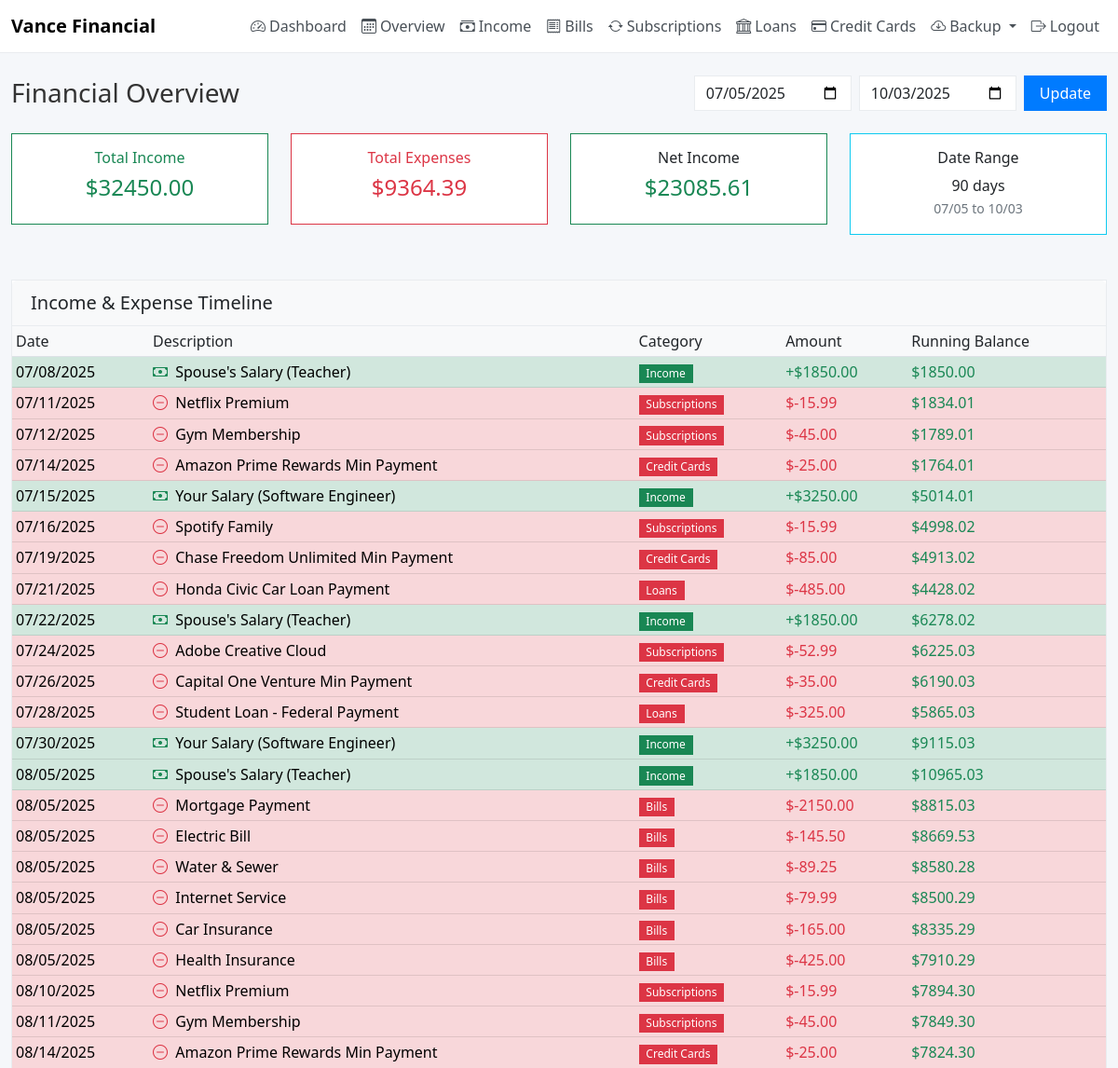
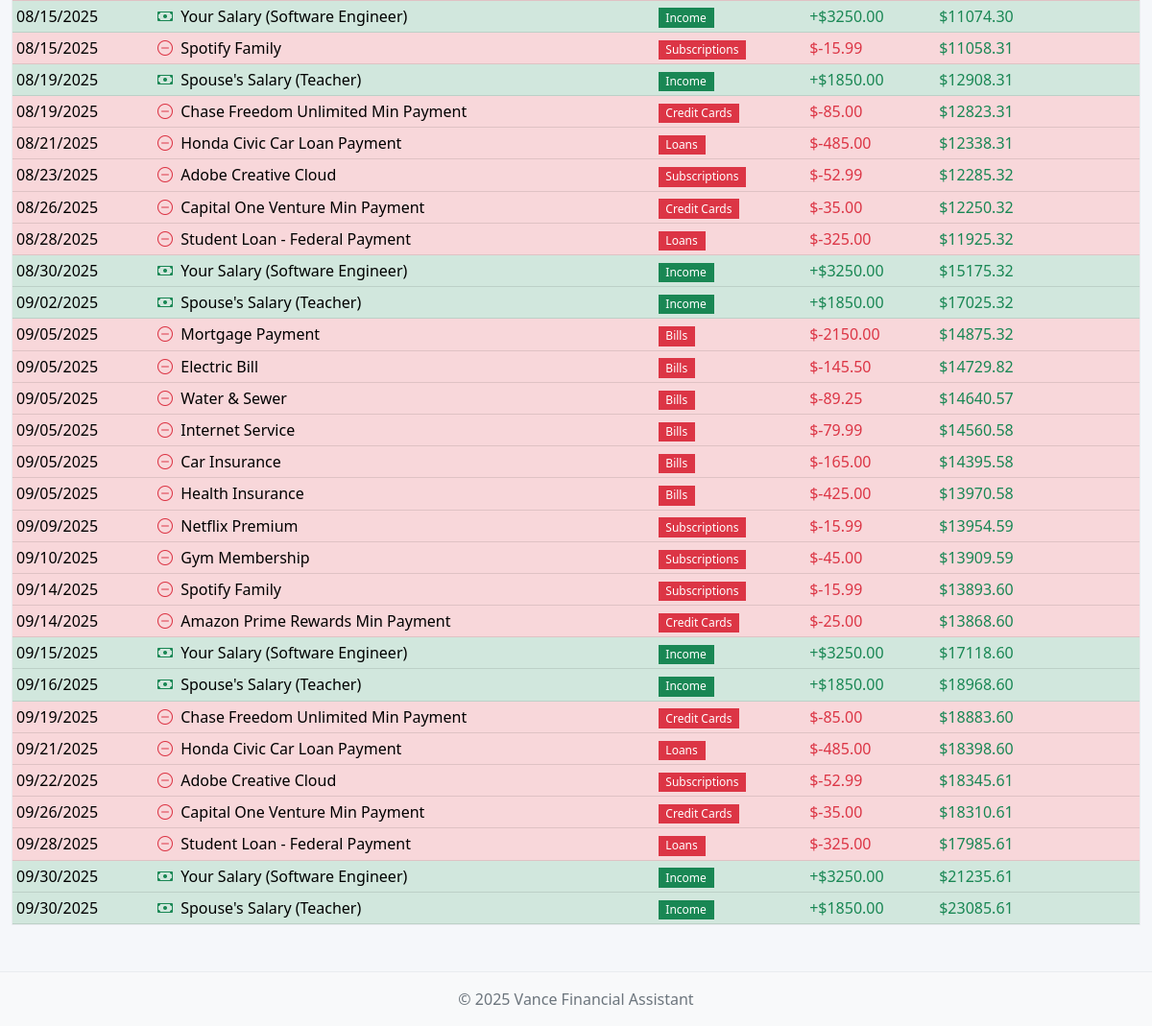
Page /overview (signed in) on the committed database (2 pictures, top to bottom).
### Vance_Financial_Assistant.py (models this page shows)
class IncomeSource(db.Model):
    id = db.Column(db.Integer, primary_key=True)
    name = db.Column(db.String(100), nullable=False)  # e.g., "Your Salary", "Wife's Salary"
    amount = db.Column(db.Float, nullable=False)  # Per payment amount
    frequency = db.Column(db.String(20), nullable=False)  # 'bimonthly', 'biweekly'
    payment_day_1 = db.Column(db.Integer)  # e.g., 15
    payment_day_2 = db.Column(db.Integer)  # e.g., 30 (or last day of month)
    next_payment_date = db.Column(db.Date)
    is_active = db.Column(db.Boolean, default=True)
    user_id = db.Column(db.Integer, db.ForeignKey('user.id'), nullable=False)

class Subscription(db.Model):
    id = db.Column(db.Integer, primary_key=True)
    name = db.Column(db.String(100), nullable=False)
    amount = db.Column(db.Float, nullable=False)
    billing_cycle = db.Column(db.String(20), nullable=False)  # Monthly, Yearly, Weekly
    next_billing_date = db.Column(db.Date, nullable=False)
    category = db.Column(db.String(50))  # Entertainment, Software, News, etc.
    is_active = db.Column(db.Boolean, default=True)
    auto_renew = db.Column(db.Boolean, default=True)
    user_id = db.Column(db.Integer, db.ForeignKey('user.id'), nullable=False)

class CreditCard(db.Model):
    id = db.Column(db.Integer, primary_key=True)
    name = db.Column(db.String(100), nullable=False)
    last_four = db.Column(db.String(4), nullable=False)
    limit = db.Column(db.Float)
    current_balance = db.Column(db.Float, default=0)
    payment_due_date = db.Column(db.Date, nullable=False)
    minimum_payment = db.Column(db.Float)
    interest_rate = db.Column(db.Float)
    is_paid = db.Column(db.Boolean, default=False)
    auto_pay_minimum = db.Column(db.Boolean, default=False)
    auto_payment_amount = db.Column(db.Float)
    user_id = db.Column(db.Integer, db.ForeignKey('user.id'), nullable=False)

class Loan(db.Model):
    id = db.Column(db.Integer, primary_key=True)
    name = db.Column(db.String(100), nullable=False)
    loan_type = db.Column(db.String(50), nullable=False)  # Personal, Auto, Mortgage, Student
    principal_amount = db.Column(db.Float, nullable=False)
    current_balance = db.Column(db.Float, nullable=False)
    monthly_payment = db.Column(db.Float, nullable=False)
    interest_rate = db.Column(db.Float)
    next_payment_date = db.Column(db.Date, nullable=False)
    term_months = db.Column(db.Integer)  # Loan term in months
    is_paid_off = db.Column(db.Boolean, default=False)
    user_id = db.Column(db.Integer, db.ForeignKey('user.id'), nullable=False)

class Bill(db.Model):
    id = db.Column(db.Integer, primary_key=True)
    name = db.Column(db.String(100), nullable=False)
    amount = db.Column(db.Float, nullable=False)
    due_date = db.Column(db.Date, nullable=False)
    category = db.Column(db.String(50))
    is_paid = db.Column(db.Boolean, default=False)
    recurring = db.Column(db.Boolean, default=False)
    user_id = db.Column(db.Integer, db.ForeignKey('user.id'), nullable=False)

### Vance_Financial_Assistant.py (the view)
@app.route('/overview')
def overview():
    if 'user_id' not in session:
        return redirect(url_for('login'))
    start_date_str = request.args.get('start_date')
    end_date_str = request.args.get('end_date')
    if start_date_str and end_date_str:
        start_date = datetime.strptime(start_date_str, '%Y-%m-%d').date()
        end_date = datetime.strptime(end_date_str, '%Y-%m-%d').date()
    else:
        start_date = datetime.now().date()
        end_date = start_date + timedelta(days=90)
    income_sources = IncomeSource.query.filter_by(user_id=session['user_id'], is_active=True).all()
    bills = Bill.query.filter_by(user_id=session['user_id'], recurring=True).all()
    subscriptions = Subscription.query.filter_by(user_id=session['user_id'], is_active=True).all()
    loans = Loan.query.filter_by(user_id=session['user_id'], is_paid_off=False).all()
    credit_cards = CreditCard.query.filter_by(user_id=session['user_id']).all()
    timeline = []
    for source in income_sources:
        income_dates = get_future_income_dates(source, start_date, end_date)
        for date in income_dates:
            timeline.append({
                'date': date,
                'type': 'income',
                'description': source.name,
                'amount': source.amount,
                'category': 'Income'
            })
    for bill in bills:
        current_date = start_date
        while current_date <= end_date:
            if current_date >= bill.due_date or current_date.day == bill.due_date.day:
                timeline.append({
                    'date': current_date,
                    'type': 'expense',
                    'description': bill.name,
                    'amount': -bill.amount,
                    'category': 'Bills'
                })
            current_date = add_months(current_date, 1)
    for sub in subscriptions:
        current_date = sub.next_billing_date
        interval_days = 30 if sub.billing_cycle == 'Monthly' else (365 if sub.billing_cycle == 'Yearly' else 7)
        while current_date <= end_date:
            if current_date >= start_date:
                timeline.append({
                    'date': current_date,
                    'type': 'expense',
                    'description': sub.name,
                    'amount': -sub.amount,
                    'category': 'Subscriptions'
                })
            current_date += timedelta(days=interval_days)
    for loan in loans:
        current_date = loan.next_payment_date
        while current_date <= end_date:
            if current_date >= start_date:
                timeline.append({
                    'date': current_date,
                    'type': 'expense',
                    'description': f"{loan.name} Payment",
                    'amount': -loan.monthly_payment,
                    'category': 'Loans'
                })
            current_date = add_months(current_date, 1)
    for card in credit_cards:
        if card.minimum_payment:
            current_date = card.payment_due_date
            while current_date <= end_date:
                if current_date >= start_date:
                    timeline.append({
                        'date': current_date,
                        'type': 'expense',
                        'description': f"{card.name} Min Payment",
                        'amount': -card.minimum_payment,
                        'category': 'Credit Cards'
                    })
                current_date = add_months(current_date, 1)
    timeline.sort(key=lambda x: x['date'])
    running_balance = 0
    for item in timeline:
        running_balance += item['amount']
        item['running_balance'] = running_balance
    total_income = sum(item['amount'] for item in timeline if item['type'] == 'income')
    total_expenses = sum(-item['amount'] for item in timeline if item['type'] == 'expense')
    net_income = total_income - total_expenses
    return render_template('overview.html',
                         timeline=timeline,
                         start_date=start_date,
                         end_date=end_date,
                         total_income=total_income,
                         total_expenses=total_expenses,
                         net_income=net_income)

### Vance_Financial_Assistant.py (called while the page is built)
def add_months(date, months):
    import calendar
    total_months = date.month + months
    target_year = date.year + (total_months - 1) // 12
    target_month = ((total_months - 1) % 12) + 1
    last_day_of_target_month = calendar.monthrange(target_year, target_month)[1]
    target_day = min(date.day, last_day_of_target_month)
    return date.replace(year=target_year, month=target_month, day=target_day)

### templates/overview.html
{% extends "base.html" %}
{% block content %}
<div class="d-flex justify-content-between align-items-center mb-4">
    <h1 class="h3 mb-0">Financial Overview</h1>
    <div class="d-flex gap-2">
        <form method="GET" class="d-flex gap-2">
            <input type="date" class="form-control" name="start_date" value="{{ start_date.strftime('%Y-%m-%d') }}">
            <input type="date" class="form-control" name="end_date" value="{{ end_date.strftime('%Y-%m-%d') }}">
            <button type="submit" class="btn btn-primary">Update</button>
        </form>
    </div>
</div>
<div class="row mb-4">
    <div class="col-md-3">
        <div class="card border-success">
            <div class="card-body text-center">
                <h6 class="card-title text-success">Total Income</h6>
                <h4 class="text-success">${{ "%.2f"|format(total_income) }}</h4>
            </div>
        </div>
    </div>
    <div class="col-md-3">
        <div class="card border-danger">
            <div class="card-body text-center">
                <h6 class="card-title text-danger">Total Expenses</h6>
                <h4 class="text-danger">${{ "%.2f"|format(total_expenses) }}</h4>
            </div>
        </div>
    </div>
    <div class="col-md-3">
        <div class="card border-{% if net_income > 0 %}success{% else %}danger{% endif %}">
            <div class="card-body text-center">
                <h6 class="card-title">Net Income</h6>
                <h4 class="{% if net_income > 0 %}text-success{% else %}text-danger{% endif %}">
                    ${{ "%.2f"|format(net_income) }}
                </h4>
            </div>
        </div>
    </div>
    <div class="col-md-3">
        <div class="card border-info">
            <div class="card-body text-center">
                <h6 class="card-title">Date Range</h6>
                <p class="mb-0">{{ (end_date - start_date).days }} days</p>
                <small class="text-muted">{{ start_date.strftime('%m/%d') }} to {{ end_date.strftime('%m/%d') }}</small>
            </div>
        </div>
    </div>
</div>
<div class="card">
    <div class="card-header">
        <h5 class="mb-0">Income & Expense Timeline</h5>
    </div>
    <div class="card-body p-0">
        {% if timeline %}
        <div class="table-responsive">
            <table class="table table-sm mb-0">
                <thead>
                    <tr>
                        <th>Date</th>
                        <th>Description</th>
                        <th>Category</th>
                        <th>Amount</th>
                        <th>Running Balance</th>
                    </tr>
                </thead>
                <tbody>
                    {% for item in timeline %}
                    <tr class="{% if item.type == 'income' %}table-success{% else %}table-danger{% endif %}">
                        <td>{{ item.date.strftime('%m/%d/%Y') }}</td>
                        <td>
                            {% if item.type == 'income' %}
                            <i class="bi bi-cash text-success me-1"></i>
                            {% else %}
                            <i class="bi bi-dash-circle text-danger me-1"></i>
                            {% endif %}
                            {{ item.description }}
                        </td>
                        <td>
                            <span class="badge {% if item.type == 'income' %}bg-success{% else %}bg-danger{% endif %}">
                                {{ item.category }}
                            </span>
                        </td>
                        <td class="{% if item.type == 'income' %}text-success{% else %}text-danger{% endif %}">
                            {% if item.amount > 0 %}+{% endif %}${{ "%.2f"|format(item.amount) }}
                        </td>
                        <td class="{% if item.running_balance > 0 %}text-success{% else %}text-danger{% endif %}">
                            ${{ "%.2f"|format(item.running_balance) }}
                        </td>
                    </tr>
                    {% endfor %}
                </tbody>
            </table>
        </div>
        {% else %}
        <div class="text-center py-4 text-muted">
            <i class="bi bi-calendar3 fs-1"></i>
            <p class="mt-2">No income or expense data for this date range.</p>
            <p>Try adding income sources or check your recurring bills and subscriptions.</p>
        </div>
        {% endif %}
    </div>
</div>
{% endblock %}

### static/css/style.css (style rules this page uses)
body { font-family: 'Segoe UI', system-ui, -apple-system, sans-serif; background-color: #f5f7fa; color: #333; min-height: 100vh; display: flex; flex-direction: column; }
h1, h2, h3, h4, h5, h6 { font-weight: 500; }
.card { border-radius: 0; box-shadow: none; border: 1px solid #e9ecef; margin-bottom: 1.5rem; }
.card-header { background-color: #f8f9fa; border-bottom: 1px solid #e9ecef; font-weight: 500; padding: 0.75rem 1.25rem; }
.table thead th { border-top: none; border-bottom: 1px solid #dee2e6; background-color: #f8f9fa; font-weight: 500; }
.table { margin-bottom: 0; }
.table td, .table th { border-top: 1px solid #f0f0f0; }
.form-control, .btn { border-radius: 0; box-shadow: none !important; }
.form-control { border-color: #e9ecef; }
.btn { font-weight: 400; padding: .375rem 1rem; text-transform: none; letter-spacing: normal; }
.btn-primary { background-color: #007bff; border-color: #007bff; }
.badge { border-radius: 0; font-weight: 400; padding: 0.35em 0.65em; }
.text-muted { color: #6c757d !important; }
.btn { text-transform: none; letter-spacing: normal; }

### rows in the picture
IncomeSource: date "07/08/2025", description "Spouse's Salary (Teacher)", category "Income", amount "1850.00", running_balance "1850.00", date "07/22/2025", running_balance "6278.02", date "08/05/2025", running_balance "10965.03", date "08/19/2025", running_balance "12908.31", date "09/02/2025", running_balance "17025.32", date "09/16/2025", running_balance "18968.60", date "09/30/2025", running_balance "23085.61"
Subscription: date "07/11/2025", description "Netflix Premium", category "Subscriptions", amount "-15.99", running_balance "1834.01", date "08/10/2025", running_balance "7894.30", date "09/09/2025", running_balance "13954.59"
Subscription: date "07/12/2025", description "Gym Membership", category "Subscriptions", amount "-45.00", running_balance "1789.01", date "08/11/2025", running_balance "7849.30", date "09/10/2025", running_balance "13909.59"
CreditCard: date "07/14/2025"
IncomeSource: date "07/15/2025", description "Your Salary (Software Engineer)", category "Income", amount "3250.00", running_balance "5014.01", date "07/30/2025", running_balance "9115.03", date "08/15/2025", running_balance "11074.30", date "08/30/2025", running_balance "15175.32", date "09/15/2025", running_balance "17118.60", date "09/30/2025", running_balance "21235.61"
Subscription: date "07/16/2025", description "Spotify Family", category "Subscriptions", amount "-15.99", running_balance "4998.02", date "08/15/2025", running_balance "11058.31", date "09/14/2025", running_balance "13893.60"
CreditCard: date "07/19/2025"
Loan: date "07/21/2025"
Subscription: date "07/24/2025", description "Adobe Creative Cloud", category "Subscriptions", amount "-52.99", running_balance "6225.03", date "08/23/2025", running_balance "12285.32", date "09/22/2025", running_balance "18345.61"
CreditCard: date "07/26/2025"
Loan: date "07/28/2025"
Bill: date "08/05/2025", description "Mortgage Payment", category "Bills", amount "-2150.00", running_balance "8815.03", date "09/05/2025", running_balance "14875.32"
Bill: date "08/05/2025", description "Electric Bill", category "Bills", amount "-145.50", running_balance "8669.53", date "09/05/2025", running_balance "14729.82"
Bill: date "08/05/2025", description "Water & Sewer", category "Bills", amount "-89.25", running_balance "8580.28", date "09/05/2025", running_balance "14640.57"
Bill: date "08/05/2025", description "Internet Service", category "Bills", amount "-79.99", running_balance "8500.29", date "09/05/2025", running_balance "14560.58"
Bill: date "08/05/2025", description "Car Insurance", category "Bills", amount "-165.00", running_balance "8335.29", date "09/05/2025", running_balance "14395.58"
Bill: date "08/05/2025", description "Health Insurance", category "Bills", amount "-425.00", running_balance "7910.29", date "09/05/2025", running_balance "13970.58"

### other values in the picture
{{ "%.2f"|format(total_income) }} "32450.00"
{{ "%.2f"|format(total_expenses) }} "9364.39"
{{ "%.2f"|format(net_income) }} "23085.61"
{{ (end_date - start_date).days }} "90"
{{ start_date.strftime('%m/%d') }} "07/05"
{{ end_date.strftime('%m/%d') }} "10/03"
{{ item.description }} "Amazon Prime Rewards Min Payment" "Chase Freedom Unlimited Min Payment" "Honda Civic Car Loan Payment" "Capital One Venture Min Payment" "Student Loan - Federal Payment" "Amazon Prime Rewards Min Payment" "Chase Freedom Unlimited Min Payment" "Honda Civic Car Loan Payment" "Capital One Venture Min Payment" "Student Loan - Federal Payment" "Amazon Prime Rewards Min Payment" "Chase Freedom Unlimited Min Payment" "Honda Civic Car Loan Payment" "Capital One Venture Min Payment" "Student Loan - Federal Payment"
{{ item.category }} "Credit Cards" "Credit Cards" "Loans" "Credit Cards" "Loans" "Credit Cards" "Credit Cards" "Loans" "Credit Cards" "Loans" "Credit Cards" "Credit Cards" "Loans" "Credit Cards" "Loans"
{{ "%.2f"|format(item.amount) }} "-25.00" "-85.00" "-485.00" "-35.00" "-325.00" "-25.00" "-85.00" "-485.00" "-35.00" "-325.00" "-25.00" "-85.00" "-485.00" "-35.00" "-325.00"
{{ "%.2f"|format(item.running_balance) }} "1764.01" "4913.02" "4428.02" "6190.03" "5865.03" "7824.30" "12823.31" "12338.31" "12250.32" "11925.32" "13868.60" "18883.60" "18398.60" "18310.61" "17985.61"
{{ item.date.strftime('%m/%d/%Y') }} "08/14/2025" "08/19/2025" "08/21/2025" "08/26/2025" "08/28/2025" "09/14/2025" "09/19/2025" "09/21/2025" "09/26/2025" "09/28/2025"
